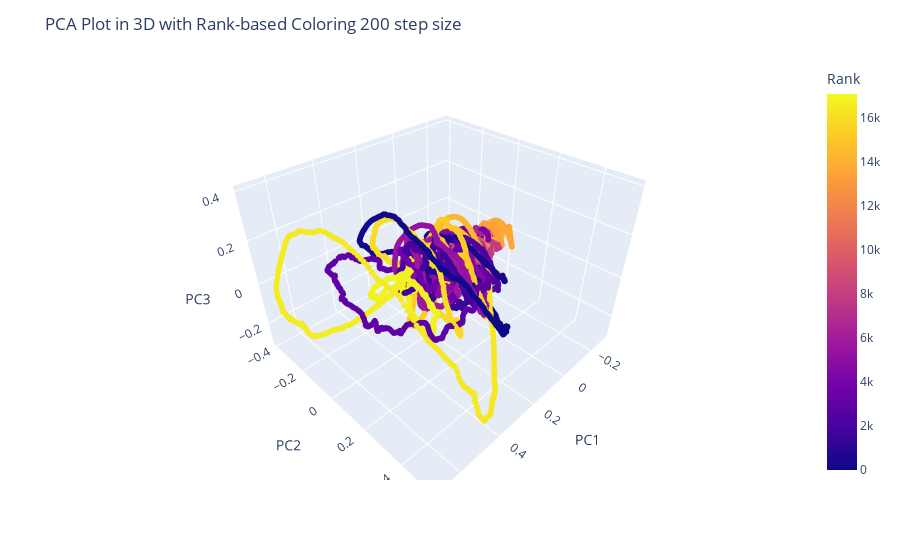

Notebook source saved alongside this figure:
### Code cell
import plotly.express as px
import pandas as pd
from sklearn.decomposition import PCA

data = time_series_embed_enmo_dic[200][day]
# Assuming you have already performed PCA and have 'reduced_data'
pca = PCA(n_components=3)
reduced_data = pca.fit_transform(data)

# Create a DataFrame from the reduced data
plot_df = pd.DataFrame(data=reduced_data, columns=['PC1', 'PC2', 'PC3'])

# Add a new column for the rank of each point
plot_df['Rank'] = range(1, len(plot_df) + 1)

# Create an interactive 3D scatter plot using Plotly, coloring by rank
fig = px.scatter_3d(plot_df, x='PC1', y='PC2', z='PC3', color='Rank')

# Customize the plot layout, labels, and other settings as needed
fig.update_layout(
    title='PCA Plot in 3D with Rank-based Coloring 200 step size'
)

fig.update_traces(marker_size = 2)

# Show the plot
fig.show()

### Figure 1 — Plotly figure (JSON) as saved in the notebook; plotly's stock layout.template omitted (floating-point values rounded to 4 significant figures; data arrays with more than 128 entries replaced by an {"elided": "..."} marker saying what was removed)
{"data": [{"hovertemplate": "PC1=%{x}<br>PC2=%{y}<br>PC3=%{z}<br>Rank=%{marker.color}<extra></extra>", "legendgroup": "", "marker": {"color": {"elided": "17081 int values"}, "coloraxis": "coloraxis", "size": 2, "symbol": "circle"}, "mode": "markers", "name": "", "scene": "scene", "showlegend": false, "type": "scatter3d", "x": {"elided": "17081 float values"}, "y": {"elided": "17081 float values"}, "z": {"elided": "17081 float values"}}], "layout": {"coloraxis": {"colorbar": {"title": {"text": "Rank"}}, "colorscale": [[0, "#0d0887"], [0.1111, "#46039f"], [0.2222, "#7201a8"], [0.3333, "#9c179e"], [0.4444, "#bd3786"], [0.5556, "#d8576b"], [0.6667, "#ed7953"], [0.7778, "#fb9f3a"], [0.8889, "#fdca26"], [1, "#f0f921"]]}, "legend": {"tracegroupgap": 0}, "margin": {"t": 60}, "scene": {"domain": {"x": [0, 1], "y": [0, 1]}, "xaxis": {"title": {"text": "PC1"}}, "yaxis": {"title": {"text": "PC2"}}, "zaxis": {"title": {"text": "PC3"}}}, "title": {"text": "PCA Plot in 3D with Rank-based Coloring 200 step size"}}}
